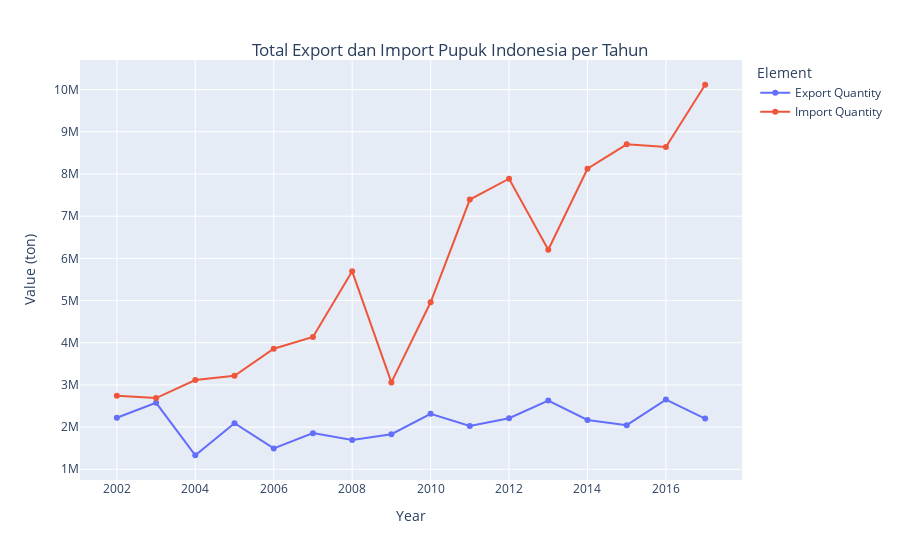

Here is the notebook cell this chart was saved with:
### Code cell
#Total import dan export pupuk Indonesia
indo_export_import = df_indonesia[(df_indonesia.Element == 'Export Quantity')|(df_indonesia.Element == 'Import Quantity')]
total_export_import = indo_export_import.groupby(['Year','Element'])['Value'].sum().reset_index()

fig = px.line(total_export_import, x= 'Year', y= 'Value', color= 'Element', markers= True)
fig.update_layout(title= {'text': 'Total Export dan Import Pupuk Indonesia per Tahun',
                         'y':0.9,
                         'x':0.5,
                         'xanchor': 'center',
                         'yanchor': 'bottom'},
                  yaxis_title= 'Value (ton)')

fig.show()

### Figure 1 — Plotly figure (JSON) as saved in the notebook; plotly's stock layout.template omitted (floating-point values rounded to 4 significant figures)
{"data": [{"hovertemplate": "Element=Export Quantity<br>Year=%{x}<br>Value=%{y}<extra></extra>", "legendgroup": "Export Quantity", "line": {"color": "#636efa", "dash": "solid"}, "marker": {"symbol": "circle"}, "mode": "lines+markers", "name": "Export Quantity", "orientation": "v", "showlegend": true, "type": "scatter", "x": [2002, 2003, 2004, 2005, 2006, 2007, 2008, 2009, 2010, 2011, 2012, 2013, 2014, 2015, 2016, 2017], "xaxis": "x", "y": [2221000.0, 2576000.0, 1333000.0, 2091000.0, 1495000.0, 1857000.0, 1694000.0, 1832000.0, 2316000.0, 2029000.0, 2209000.0, 2629000.0, 2169000.0, 2047000.0, 2651000.0, 2202000.0], "yaxis": "y"}, {"hovertemplate": "Element=Import Quantity<br>Year=%{x}<br>Value=%{y}<extra></extra>", "legendgroup": "Import Quantity", "line": {"color": "#EF553B", "dash": "solid"}, "marker": {"symbol": "circle"}, "mode": "lines+markers", "name": "Import Quantity", "orientation": "v", "showlegend": true, "type": "scatter", "x": [2002, 2003, 2004, 2005, 2006, 2007, 2008, 2009, 2010, 2011, 2012, 2013, 2014, 2015, 2016, 2017], "xaxis": "x", "y": [2742000.0, 2687000.0, 3116000.0, 3215000.0, 3858000.0, 4139000.0, 5693000.0, 3060000.0, 4958000.0, 7394000.0, 7888000.0, 6205000.0, 8126000.0, 8703000.0, 8642000.0, 10120000.0], "yaxis": "y"}], "layout": {"legend": {"title": {"text": "Element"}, "tracegroupgap": 0}, "margin": {"t": 60}, "title": {"text": "Total Export dan Import Pupuk Indonesia per Tahun", "x": 0.5, "xanchor": "center", "y": 0.9, "yanchor": "bottom"}, "xaxis": {"anchor": "y", "domain": [0, 1], "title": {"text": "Year"}}, "yaxis": {"anchor": "x", "domain": [0, 1], "title": {"text": "Value (ton)"}}}}
